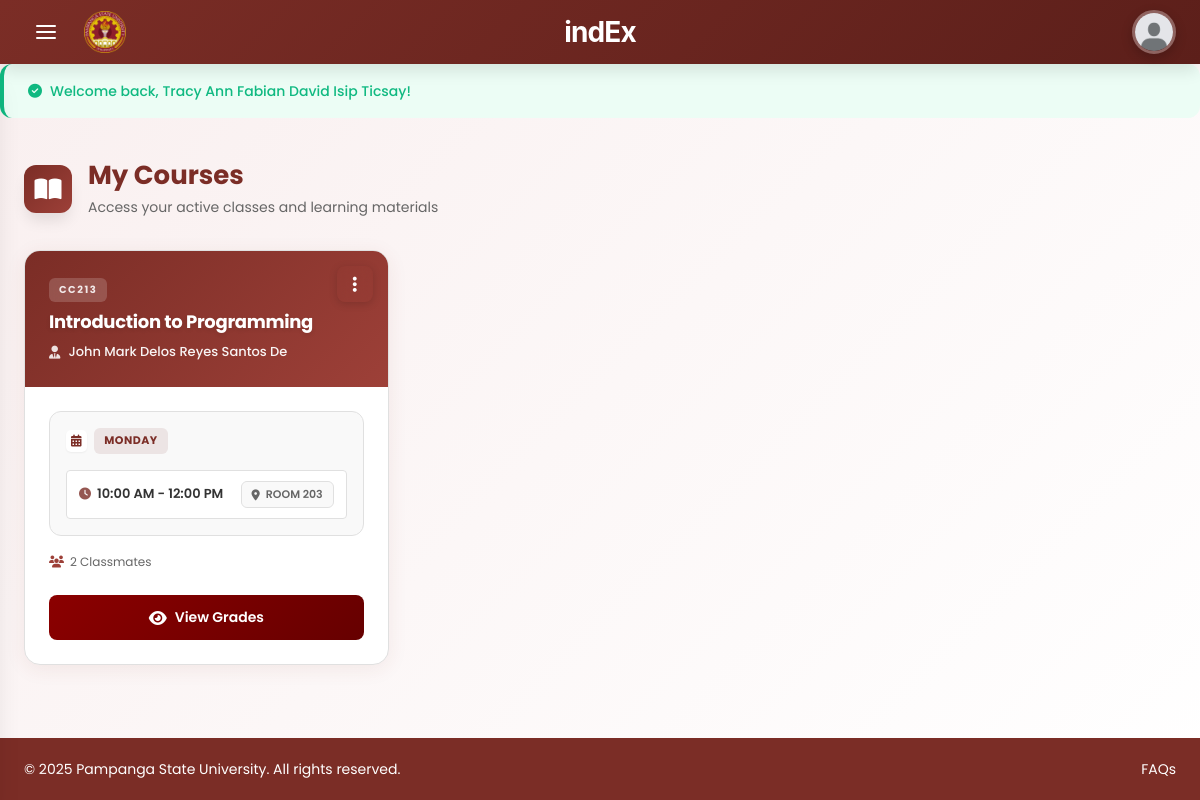
Screenshot of /student/my-courses.php (signed in) with the database file from the repository.
### tables this page shows
CREATE TABLE `enrollments` (
  `enrollment_id` int(11) NOT NULL,
  `student_id` int(11) NOT NULL,
  `class_id` int(11) NOT NULL,
  `enrolled_at` timestamp NOT NULL DEFAULT current_timestamp(),
  `updated_at` timestamp NOT NULL DEFAULT current_timestamp() ON UPDATE current_timestamp(),
  `status` enum('active','dropped','archived') DEFAULT 'active'
);

CREATE TABLE `classes` (
  `class_id` int(11) NOT NULL,
  `teacher_id` int(11) NOT NULL,
  `class_name` varchar(100) NOT NULL,
  `subject` varchar(100) NOT NULL,
  `section` varchar(50) NOT NULL,
  `class_code` varchar(20) NOT NULL,
  `created_at` timestamp NOT NULL DEFAULT current_timestamp(),
  `updated_at` timestamp NOT NULL DEFAULT current_timestamp() ON UPDATE current_timestamp(),
  `status` enum('active','archived') DEFAULT 'active'
);

CREATE TABLE `users` (
  `user_id` int(11) NOT NULL,
  `email` varchar(100) NOT NULL,
  `email_verified` tinyint(1) DEFAULT 0,
  `verification_token` varchar(64) DEFAULT NULL,
  `password` varchar(255) NOT NULL,
  `full_name` varchar(100) NOT NULL,
  `first_name` varchar(100) DEFAULT NULL,
  `last_name` varchar(100) DEFAULT NULL,
  `middle_name` varchar(50) DEFAULT NULL,
  `profile_picture_blob` longblob DEFAULT NULL,
  `profile_picture_mime_type` varchar(50) DEFAULT NULL,
  `profile_picture` varchar(255) DEFAULT NULL,
  `role` enum('teacher','student') NOT NULL,
  `username` varchar(50) DEFAULT NULL,
  `contact_number` varchar(20) DEFAULT NULL,
  `student_number` varchar(20) DEFAULT NULL,
  `program` varchar(10) DEFAULT NULL COMMENT 'Course program: BSIT, BSCS, ACT, BSIS',
  `year_section` varchar(20) DEFAULT NULL COMMENT 'Year and Section: e.g., BSCS 3-A',
  `created_at` timestamp NOT NULL DEFAULT current_timestamp(),
  `updated_at` timestamp NOT NULL DEFAULT current_timestamp() ON UPDATE current_timestamp(),
  `status` enum('active','inactive','archived') DEFAULT 'active'
);

CREATE TABLE `class_schedules` (
  `schedule_id` int(11) NOT NULL,
  `class_id` int(11) NOT NULL,
  `day_of_week` enum('Monday','Tuesday','Wednesday','Thursday','Friday','Saturday','Sunday') NOT NULL,
  `start_time` time NOT NULL,
  `end_time` time NOT NULL,
  `room` varchar(100) DEFAULT NULL,
  `created_at` timestamp NOT NULL DEFAULT current_timestamp(),
  `updated_at` timestamp NOT NULL DEFAULT current_timestamp() ON UPDATE current_timestamp()
);

### includes/functions.php (called while the page is built, shortened)
<?php
function getFlashMessage() {
    if (isset($_SESSION['flash_message'])) {
        $message = $_SESSION['flash_message'];
        return $message;
    }
    return null;
}
function getProfilePicture($profile_picture, $full_name = '') {
    $file_path = __DIR__ . '/../uploads/profiles/' . $profile_picture;
    return BASE_URL . 'assets/images/default-avatar.jpg';
}
?>

### student/my-courses.php (the view, shortened to what this page needs)
<?php
require_once '../includes/config.php';
require_once '../includes/functions.php';
$student_id = $_SESSION['user_id'];
try {
    $stmt = $conn->prepare("
        SELECT
            e.enrollment_id,
            e.student_id,
            e.class_id,
            e.enrolled_at,
            e.status,
            c.class_name,
            c.subject,
            c.section,
            c.class_code,
            c.status as class_status,
            u.full_name as teacher_name,
            u.email as teacher_email
        FROM enrollments e
        INNER JOIN classes c ON e.class_id = c.class_id
        INNER JOIN users u ON c.teacher_id = u.user_id
        WHERE e.student_id = ?
        AND e.status = 'active'
        AND c.status = 'active'
        ORDER BY e.enrolled_at DESC
    ");
    $stmt->execute([$student_id]);
    $rawCourses = $stmt->fetchAll(PDO::FETCH_ASSOC);
    $courses = [];
    $seenClassIds = [];
    foreach ($rawCourses as $course) {
        if (!in_array($course['class_id'], $seenClassIds)) {
            $courses[] = $course;
            $seenClassIds[] = $course['class_id'];
        }
    }
    foreach ($courses as &$course) {
        $scheduleStmt = $conn->prepare("
            SELECT schedule_id, day_of_week, start_time, end_time, room
            FROM class_schedules WHERE class_id = ?
            ORDER BY FIELD(day_of_week, 'Monday', 'Tuesday', 'Wednesday', 'Thursday', 'Friday', 'Saturday', 'Sunday'), start_time ASC
        ");
        $scheduleStmt->execute([$course['class_id']]);
        $course['schedules'] = $scheduleStmt->fetchAll(PDO::FETCH_ASSOC);
    }
} catch (PDOException $e) {
    error_log("Error: " . $e->getMessage());
    $courses = [];
}
$flash = getFlashMessage();
$hasCourses = count($courses) > 0;
?>
<!DOCTYPE html>
<html lang="en">
<head>
    <link href="https://cdnjs.cloudflare.com/ajax/libs/font-awesome/6.4.0/css/all.min.css" rel="stylesheet">
    <link rel="stylesheet" href="<?php echo CSS_PATH; ?>student-pages/student-main.css?v=<?php echo time(); ?>">
    <link rel="stylesheet" href="<?php echo CSS_PATH; ?>navigation.css?v=<?php echo time(); ?>">
    <link rel="stylesheet" href="<?php echo CSS_PATH; ?>student-pages/my-courses.css?v=<?php echo time(); ?>">
</head>
<body>
    <div class="dashboard-wrapper">
        <?php include '../includes/student-nav.php'; ?>
        <div class="main-content">
            <?php if ($flash): ?>
                <div class="alert alert-<?php echo htmlspecialchars($flash['type']); ?>">
                    <i class="fas fa-<?php echo $flash['type'] == 'success' ? 'check-circle' : 'exclamation-circle'; ?>"></i>
                    <span><?php echo htmlspecialchars($flash['message']); ?></span>
                </div>
            <?php endif; ?>
            <section class="courses-section">
                <div class="page-header">
                    <div class="page-header-content">
                        <div class="page-icon">
                            <i class="fas fa-book-open"></i>
                        </div>
                        <div class="page-title-section">
                            <h1 class="page-title">My Courses</h1>
                            <p class="page-subtitle">Access your active classes and learning materials</p>
                        </div>
                    </div>
                </div>
                <div class="courses-wrapper">
                    <?php if ($hasCourses): ?>
                        <div class="courses-grid" id="coursesGrid">
                            <?php foreach ($courses as $course): ?>
                                <div class="course-card" data-course-id="<?php echo $course['class_id']; ?>">
                                    <div class="course-header">
                                        <div class="course-info-header">
                                            <div class="course-code"><?php echo htmlspecialchars($course['subject']); ?></div>
                                            <h3 class="course-name"><?php echo htmlspecialchars($course['class_name']); ?></h3>
                                            <div class="course-professor-header">
                                                <i class="fas fa-user-tie"></i>
                                                <span><?php echo htmlspecialchars($course['teacher_name']); ?></span>
                                            </div>
                                        </div>
                                    </div>
                                    <div class="course-menu-wrapper">
                                        <button class="course-menu-toggle" type="button">
                                            <i class="fas fa-ellipsis-v"></i>
                                        </button>
                                    </div>
                                    <div class="course-body">
                                        <?php if (!empty($course['schedules'])): ?>
                                            <div class="course-schedules">
                                                <h4 class="schedules-title">
                                                    <i class="fas fa-calendar-alt"></i>
                                                    <span class="schedule-day"><?php echo htmlspecialchars($course['schedules'][0]['day_of_week']); ?></span>
                                                </h4>
                                                <div class="schedule-list">
                                                    <?php foreach ($course['schedules'] as $schedule): ?>
                                                        <div class="schedule-item">
                                                            <span class="schedule-time">
                                                                <i class="fas fa-clock"></i>
                                                                <?php echo date('g:i A', strtotime($schedule['start_time'])) . ' - ' . date('g:i A', strtotime($schedule['end_time'])); ?>
                                                            </span>
                                                            <?php if (!empty($schedule['room'])): ?>
                                                                <span class="schedule-room">
                                                                    <i class="fas fa-map-marker-alt"></i> <?php echo htmlspecialchars($schedule['room']); ?>
                                                                </span>
                                                            <?php endif; ?>
                                                        </div>
                                                    <?php endforeach; ?>
                                                </div>
                                            </div>
                                        <?php endif; ?>
                                        <div class="course-info-list">
                                            <div class="course-info-item">
                                                <i class="fas fa-users"></i>
                                                <span><?php echo $course['classmate_count']; ?> Classmates</span>
                                            </div>
                                        </div>
                                    </div>
                                    <div class="course-footer">
                                        <button type="button" class="view-grades-btn" data-class-id="<?php echo $course['class_id']; ?>">
                                            <i class="fas fa-eye"></i> View Grades
                                        </button>
                                    </div>
                                </div>
                            <?php endforeach; ?>
                        </div>
                    <?php endif; ?>
                </div>
            </section>
            <?php include '../includes/footer.php'; ?>
        </div>
    </div>
</body>
</html>

### includes/student-nav.php (shortened to what this page needs)
<header class="top-navbar">
    <div class="navbar-left">
        <button class="hamburger-menu" id="hamburgerMenu" aria-label="Toggle navigation">
            <div class="hamburger-icon">
                <span class="hamburger-line"></span>
                <span class="hamburger-line"></span>
                <span class="hamburger-line"></span>
            </div>
        </button>
        <img src="<?php echo BASE_URL; ?>assets/images/psu-logo.png" alt="" class="navbar-logo">
    </div>
    <div class="navbar-brand">indEx</div>
    <div class="navbar-right">
        <div class="profile-dropdown">
            <button class="profile-button" type="button" aria-label="User menu" aria-expanded="false">
                <img src="<?php echo getProfilePicture($_SESSION['profile_picture'] ?? '', $_SESSION['full_name']); ?>" alt="Profile">
            </button>
        </div>
    </div>
</header>
<link rel="stylesheet" href="<?php echo BASE_URL; ?>assets/css/navigation.css?v=<?php echo time(); ?>">

### includes/footer.php (shortened to what this page needs)
<div class="footer">
    <p>&copy; 2025 Pampanga State University. All rights reserved.</p>
    <a href="<?php echo BASE_URL; ?>teacher/faq.php">FAQs</a>
</div>

### assets/css/student-pages/student-main.css (style rules this page uses)
:root { --maroon-primary: #7b2d26; --maroon-dark: #5a1f18; --maroon-light: #a74c42; --cream-bg: #f9efef; --peach: #f5d5c8; --white: #ffffff; --gray-dark: #333333; --gray-medium: #666666; --gray-light: #e0e0e0; --gray-lighter: #f9f9f9; --success: #10b981; --danger: #ef4444; --warning: #f59e0b; --info: #3b82f6; --space-xs: 0.25rem; --space-sm: 0.5rem; --space-md: 1rem; --space-lg: 1.5rem; --space-xl: 2rem; --space-xxl: 3rem; --space-nav: 70px; --font-size-base: 1rem; --font-size-sm: 0.875rem; --font-size-lg: 1.125rem; --font-size-h1: 2.5rem; --font-size-h2: 26px; --font-weight-regular: 400; --font-weight-medium: 500; --font-weight-semibold: 600; --font-weight-bold: 700; --shadow-sm: 0 2px 8px rgba(123, 45, 38, 0.08); --shadow: 0 4px 20px rgba(123, 45, 38, 0.08); --shadow-lg: 0 8px 32px rgba(123, 45, 38, 0.15); --transition: all 0.3s cubic-bezier(0.4, 0, 0.2, 1); --radius-sm: 4px; --radius-md: 12px; --radius-lg: 16px; }
* { margin: 0; padding: 0; box-sizing: border-box; font-family: 'Poppins', 'Inter', sans-serif; }
html, body { height: 100%; }
body { display: flex; flex-direction: column; color: var(--gray-dark); background: linear-gradient(135deg, var(--cream-bg) 0%, var(--white) 100%); line-height: 1.6; font-size: var(--font-size-base); }
.dashboard-wrapper { display: flex; flex-direction: column; height: 100vh; overflow: hidden; }
.main-content { flex: 1; display: flex; flex-direction: column; overflow-y: auto; overflow-x: hidden; min-height: 0; padding: var(--space-xl); margin-top: var(--space-nav); }
.footer { flex-shrink: 0; background: var(--maroon-primary); color: var(--white); padding: var(--space-sm) var(--space-xl); text-align: center; font-size: 12px; }
.footer p { margin: 0; }
.page-header { flex-shrink: 0; margin-bottom: var(--space-xl); animation: fadeInDown 0.5s ease; margin-top: var(--space-sm); }
.page-header-content { display: flex; align-items: center; gap: var(--space-md); }
.page-icon { width: var(--space-xxl); height: var(--space-xxl); background: linear-gradient(135deg, var(--maroon-primary) 0%, var(--maroon-light) 100%); border-radius: var(--radius-md); display: flex; align-items: center; justify-content: center; font-size: var(--space-lg); color: var(--white); box-shadow: var(--shadow-lg); flex-shrink: 0; }
.page-title { font-size: var(--font-size-h2); font-weight: var(--font-weight-bold); color: var(--maroon-primary); margin: 0; line-height: 1.2; }
.page-subtitle { font-size: var(--font-size-sm); color: var(--gray-medium); font-weight: var(--font-weight-regular); margin-top: var(--space-xs); }
.alert { padding: var(--space-md) var(--space-lg); border-radius: var(--radius-md); font-size: var(--font-size-sm); font-weight: var(--font-weight-medium); border-left: var(--space-xs) solid; display: flex; align-items: center; gap: var(--space-sm); }

### student/my-courses.php (style rules this page uses)
.view-grades-btn { width: 100%; padding: 12px; background: linear-gradient(135deg, #8B0000 0%, #660000 100%); color: white; border: none; border-radius: 8px; font-size: 14px; font-weight: 600; cursor: pointer; transition: all 0.3s ease; display: flex; align-items: center; justify-content: center; gap: 8px; }
.view-grades-btn i { font-size: 16px; }
.course-menu-wrapper { position: absolute; top: 15px; right: 15px; z-index: 10; }
.course-menu-toggle { width: 36px; height: 36px; border: none; background: transparent; color: white; border-radius: 8px; cursor: pointer; display: flex; align-items: center; justify-content: center; transition: all 0.3s ease; }
.course-menu-toggle i { font-size: 18px; }

### includes/footer.php (style rules this page uses)
html, body { overflow-x: hidden; max-width: 100vw; }
.footer { display: flex; justify-content: space-between; align-items: center; padding: 20px 24px; background-color: #7b2d26; color: #ffffff; font-size: 14px; margin-top: auto; box-sizing: border-box; flex-shrink: 0; width: 100%; }
.footer p { color: #ffffff; margin: 0; }
.footer a { color: #ffffff; text-decoration: none; transition: color 0.2s ease-in-out; }

### rows the page displays
enrollments: class.subject "CC213", class.class_name "Introduction to Programming", users.full_name "John Mark Delos Reyes Santos De", classmate_count "2"
class_schedules: day_of_week "MONDAY", start_time "10:00 AM", end_time "12:00 PM", room "ROOM 203"

### other values shown
$flash['message'] "Welcome back, Tracy Ann Fabian David Isip Ticsay!"
